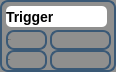
   <widget class="QWidget" name="TriggerWidget" native="true">
    <property name="geometry">
     <rect>
      <x>573</x>
      <y>526</y>
      <width>116</width>
      <height>72</height>
     </rect>
    </property>
    <property name="styleSheet">
     <string notr="true">QWidget{
	background-color: rgb(143, 143, 142);
	border:2px solid #3a5976;
    border-radius:8px;	
}
</string>
    </property>
    <widget class="QLabel" name="ch1Coupling_2">
     <property name="geometry">
      <rect>
       <x>51</x>
       <y>9</y>
       <width>51</width>
       <height>16</height>
      </rect>
     </property>
     <property name="font">
      <font>
       <pointsize>-1</pointsize>
       <weight>75</weight>
       <italic>false</italic>
       <bold>true</bold>
      </font>
     </property>
     <property name="styleSheet">
      <string notr="true">QLabel{color:white;border-radius:4px;border:0px solid black;background-color:black;font:bold 14px;}</string>
     </property>
     <property name="text">
      <string>DC1M</string>
     </property>
    </widget>
    <widget class="QLabel" name="TriggerTitle">
     <property name="geometry">
      <rect>
       <x>6</x>
       <y>6</y>
       <width>101</width>
       <height>21</height>
      </rect>
     </property>
     <property name="font">
      <font>
       <pointsize>-1</pointsize>
       <weight>75</weight>
       <italic>false</italic>
       <bold>true</bold>
      </font>
     </property>
     <property name="styleSheet">
      <string notr="true">QLabel
{
	background-color: rgb(255, 255, 255);
color:black;
border:0px solid black;
border-radius:5px;
font:bold 14px;
}</string>
     </property>
     <property name="text">
      <string>Trigger</string>
     </property>
    </widget>
    <widget class="QLabel" name="lblHort">
     <property name="geometry">
      <rect>
       <x>6</x>
       <y>30</y>
       <width>41</width>
       <height>20</height>
      </rect>
     </property>
     <property name="font">
      <font>
       <family>,12</family>
       <pointsize>-1</pointsize>
       <weight>50</weight>
       <italic>false</italic>
       <bold>false</bold>
      </font>
     </property>
     <property name="layoutDirection">
      <enum>Qt::RightToLeft</enum>
     </property>
     <property name="styleSheet">
      <string notr="true">QLabel{
color:white;
border-radius:0px;
border:0px solid black;
background-color:rgba(0,0,0,0);
font:14px,bold;};</string>
     </property>
     <property name="text">
      <string>&lt;!DOCTYPE HTML PUBLIC &quot;-//W3C//DTD HTML 4.0//EN&quot; &quot;http://www.w3.org/TR/REC-html40/strict.dtd&quot;&gt;
&lt;html&gt;&lt;head&gt;&lt;meta name=&quot;qrichtext&quot; content=&quot;1&quot; /&gt;&lt;style type=&quot;text/css&quot;&gt;
p, li { white-space: pre-wrap; }
&lt;/style&gt;&lt;/head&gt;&lt;body style=&quot; font-family:',12'; font-weight:400; font-style:normal;&quot;&gt;
&lt;table border=&quot;0&quot; style=&quot;-qt-table-type: root; margin-top:4px; margin-bottom:4px; margin-left:4px; margin-right:4px;&quot;&gt;
&lt;tr&gt;
&lt;td style=&quot;border: none;&quot;&gt;
&lt;p style=&quot; margin-top:0px; margin-bottom:0px; margin-left:0px; margin-right:0px; -qt-block-indent:0; text-indent:0px;&quot;&gt;Hor T:&lt;/p&gt;&lt;/td&gt;&lt;/tr&gt;&lt;/table&gt;&lt;/body&gt;&lt;/html&gt;</string>
     </property>
     <property name="alignment">
      <set>Qt::AlignRight|Qt::AlignTrailing|Qt::AlignVCenter</set>
     </property>
    </widget>
    <widget class="QLabel" name="lblVertT">
     <property name="geometry">
      <rect>
       <x>6</x>
       <y>50</y>
       <width>41</width>
       <height>20</height>
      </rect>
     </property>
     <property name="font">
      <font>
       <family>,12</family>
       <pointsize>-1</pointsize>
       <weight>50</weight>
       <italic>false</italic>
       <bold>false</bold>
      </font>
     </property>
     <property name="layoutDirection">
      <enum>Qt::RightToLeft</enum>
     </property>
     <property name="styleSheet">
      <string notr="true">QLabel{
color:white;
border-radius:0px;
border:0px solid black;
background-color:rgba(0,0,0,0);
font:14px,bold;};</string>
     </property>
     <property name="text">
      <string>&lt;!DOCTYPE HTML PUBLIC &quot;-//W3C//DTD HTML 4.0//EN&quot; &quot;http://www.w3.org/TR/REC-html40/strict.dtd&quot;&gt;
&lt;html&gt;&lt;head&gt;&lt;meta name=&quot;qrichtext&quot; content=&quot;1&quot; /&gt;&lt;style type=&quot;text/css&quot;&gt;
p, li { white-space: pre-wrap; }
&lt;/style&gt;&lt;/head&gt;&lt;body style=&quot; font-family:',12'; font-weight:400; font-style:normal;&quot;&gt;
&lt;table border=&quot;0&quot; style=&quot;-qt-table-type: root; margin-top:4px; margin-bottom:4px; margin-left:4px; margin-right:4px;&quot;&gt;
&lt;tr&gt;
&lt;td style=&quot;border: none;&quot;&gt;
&lt;p style=&quot; margin-top:0px; margin-bottom:0px; margin-left:0px; margin-right:0px; -qt-block-indent:0; text-indent:0px;&quot;&gt;Ver T:&lt;/p&gt;&lt;/td&gt;&lt;/tr&gt;&lt;/table&gt;&lt;/body&gt;&lt;/html&gt;</string>
     </property>
     <property name="alignment">
      <set>Qt::AlignRight|Qt::AlignTrailing|Qt::AlignVCenter</set>
     </property>
    </widget>
    <widget class="QLabel" name="lblHorTValue">
     <property name="geometry">
      <rect>
       <x>50</x>
       <y>30</y>
       <width>61</width>
       <height>20</height>
      </rect>
     </property>
     <property name="font">
      <font>
       <family>,12</family>
       <pointsize>-1</pointsize>
       <weight>50</weight>
       <italic>false</italic>
       <bold>false</bold>
      </font>
     </property>
     <property name="layoutDirection">
      <enum>Qt::LeftToRight</enum>
     </property>
     <property name="styleSheet">
      <string notr="true">QLabel{
color:white;
border-radius:0px;
border:0px solid black;
background-color:rgba(0,0,0,0);
font:14px,bold;};</string>
     </property>
     <property name="text">
      <string>&lt;!DOCTYPE HTML PUBLIC &quot;-//W3C//DTD HTML 4.0//EN&quot; &quot;http://www.w3.org/TR/REC-html40/strict.dtd&quot;&gt;
&lt;html&gt;&lt;head&gt;&lt;meta name=&quot;qrichtext&quot; content=&quot;1&quot; /&gt;&lt;style type=&quot;text/css&quot;&gt;
p, li { white-space: pre-wrap; }
&lt;/style&gt;&lt;/head&gt;&lt;body style=&quot; font-family:',12'; font-weight:400; font-style:normal;&quot;&gt;
&lt;table border=&quot;0&quot; style=&quot;-qt-table-type: root; margin-top:4px; margin-bottom:4px; margin-left:4px; margin-right:4px;&quot;&gt;
&lt;tr&gt;
&lt;td style=&quot;border: none;&quot;&gt;
&lt;p style=&quot;-qt-paragraph-type:empty; margin-top:0px; margin-bottom:0px; margin-left:0px; margin-right:0px; -qt-block-indent:0; text-indent:0px;&quot;&gt;&lt;/p&gt;&lt;/td&gt;&lt;/tr&gt;&lt;/table&gt;&lt;/body&gt;&lt;/html&gt;</string>
     </property>
     <property name="alignment">
      <set>Qt::AlignRight|Qt::AlignTrailing|Qt::AlignVCenter</set>
     </property>
    </widget>
    <widget class="QLabel" name="lblVertTValue">
     <property name="geometry">
      <rect>
       <x>50</x>
       <y>50</y>
       <width>61</width>
       <height>20</height>
      </rect>
     </property>
     <property name="font">
      <font>
       <family>,12</family>
       <pointsize>-1</pointsize>
       <weight>50</weight>
       <italic>false</italic>
       <bold>false</bold>
      </font>
     </property>
     <property name="layoutDirection">
      <enum>Qt::LeftToRight</enum>
     </property>
     <property name="styleSheet">
      <string notr="true">QLabel{
color:white;
border-radius:0px;
border:0px solid black;
background-color:rgba(0,0,0,0);
font:14px,bold;};</string>
     </property>
     <property name="text">
      <string>&lt;!DOCTYPE HTML PUBLIC &quot;-//W3C//DTD HTML 4.0//EN&quot; &quot;http://www.w3.org/TR/REC-html40/strict.dtd&quot;&gt;
&lt;html&gt;&lt;head&gt;&lt;meta name=&quot;qrichtext&quot; content=&quot;1&quot; /&gt;&lt;style type=&quot;text/css&quot;&gt;
p, li { white-space: pre-wrap; }
&lt;/style&gt;&lt;/head&gt;&lt;body style=&quot; font-family:',12'; font-weight:400; font-style:normal;&quot;&gt;
&lt;table border=&quot;0&quot; style=&quot;-qt-table-type: root; margin-top:4px; margin-bottom:4px; margin-left:4px; margin-right:4px;&quot;&gt;
&lt;tr&gt;
&lt;td style=&quot;border: none;&quot;&gt;
&lt;p style=&quot;-qt-paragraph-type:empty; margin-top:0px; margin-bottom:0px; margin-left:0px; margin-right:0px; -qt-block-indent:0; text-indent:0px;&quot;&gt;&lt;/p&gt;&lt;/td&gt;&lt;/tr&gt;&lt;/table&gt;&lt;/body&gt;&lt;/html&gt;</string>
     </property>
     <property name="alignment">
      <set>Qt::AlignRight|Qt::AlignTrailing|Qt::AlignVCenter</set>
     </property>
    </widget>
   </widget>
